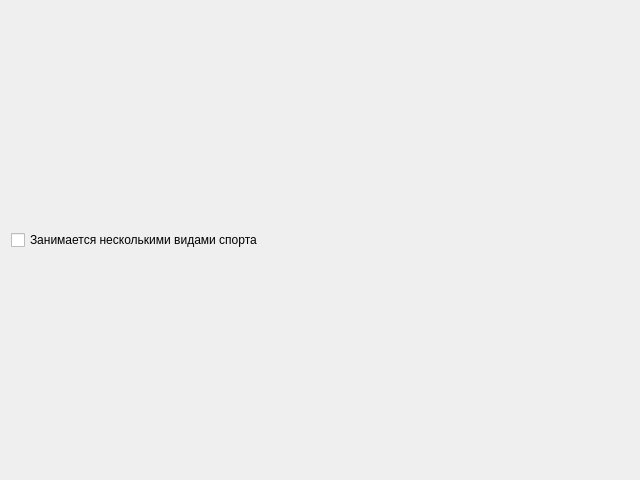
<?xml version="1.0" encoding="UTF-8"?>
<ui version="4.0">
 <class>CareerViewer</class>
 <widget class="QWidget" name="CareerViewer">
  <property name="geometry">
   <rect>
    <x>0</x>
    <y>0</y>
    <width>640</width>
    <height>480</height>
   </rect>
  </property>
  <property name="windowTitle">
   <string>Form</string>
  </property>
  <layout class="QGridLayout" name="gridLayout_2">
   <item row="0" column="0">
    <layout class="QGridLayout" name="gridLayout">
     <item row="0" column="0">
      <widget class="QCheckBox" name="cbMultiSport">
       <property name="text">
        <string>Занимается несколькими видами спорта</string>
       </property>
      </widget>
     </item>
     <item row="0" column="1">
      <spacer name="horizontalSpacer">
       <property name="orientation">
        <enum>Qt::Horizontal</enum>
       </property>
       <property name="sizeHint" stdset="0">
        <size>
         <width>40</width>
         <height>20</height>
        </size>
       </property>
      </spacer>
     </item>
    </layout>
   </item>
  </layout>
 </widget>
 <resources/>
 <connections/>
</ui>
